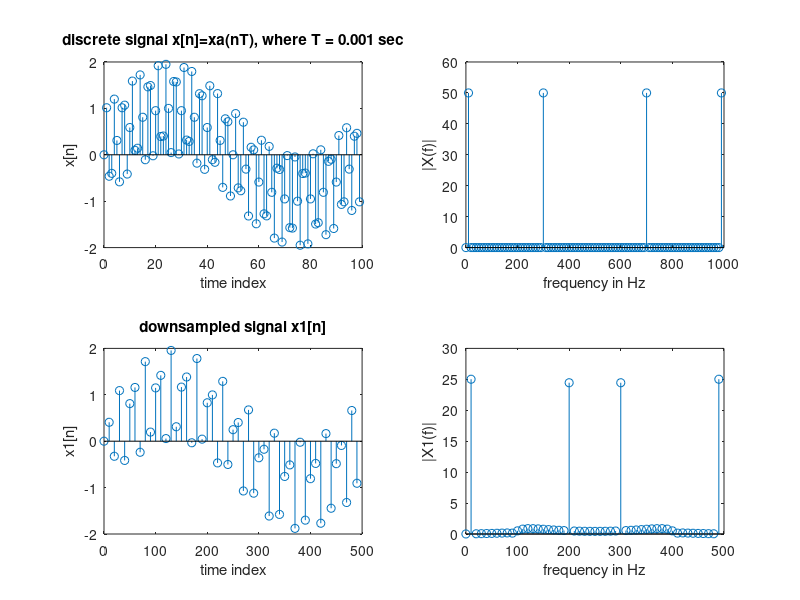

Source code (MATLAB):
% Chebyshev lowpass filter
[b,a] = cheby1(9,0.05,0.8);         % cut-off freq. = 0.8 pi = 400 Hz

% signal x
f1=10;          % 10 Hz sine wave
f2=300;          % 300 Hz sine wave
T=0.001;        % sampling freq. = 1000 Hz
N=100;
n=0:1:N-1;
x=sin(2*pi*f1*n*T)+sin(2*pi*f2*n*T);
subplot(2,2,1); stem(n,x);
xlabel('time index'); ylabel('x[n]');
title('discrete signal x[n]=xa(nT), where T = 0.001 sec');

% DFT of x
f=n/T/N;
subplot(2,2,2); stem(f,abs(fft(x)));
xlabel('frequency in Hz'); ylabel('|X(f)|');

% lowpass filtering & Decimation & DFT
y=filter(b,a,x);
z=downsample(y,2);
n2=0:1:N/2-1;
f=n2/(2*T)/(N/2);
subplot(2,2,3); stem(f,z);
xlabel('time index'); ylabel('x1[n]');
title('downsampled signal x1[n]');
subplot(2,2,4); stem(f,abs(fft(z)));
xlabel('frequency in Hz'); ylabel('|X1(f)|');
